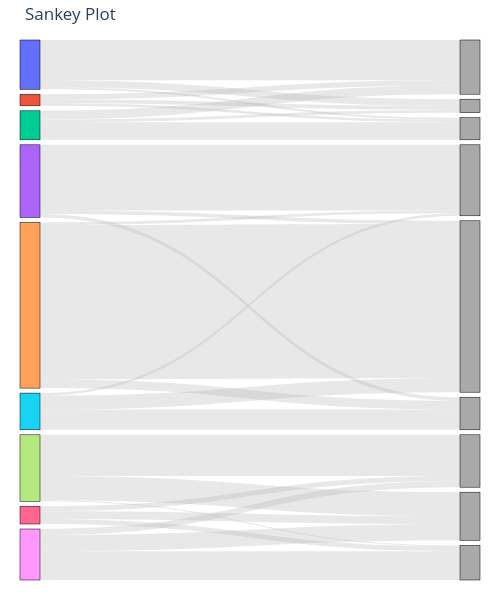

The notebook cell this image was saved under:
### Code cell
from _utils.sankey import plot_anndata_sankey
plot_anndata_sankey(
    adata,
    sort_label='depth2',
    left_label='depth2',
    right_label='depth2 locally',
)

### Figure 1 — Plotly figure (JSON) as saved in the notebook; plotly's stock layout.template omitted (floating-point values rounded to 4 significant figures)
{"data": [{"arrangement": "snap", "link": {"color": "rgba(180, 180, 180, 0.3)", "source": [0, 0, 0, 1, 1, 1, 2, 2, 2, 3, 3, 3, 4, 4, 4, 5, 5, 5, 6, 6, 6, 7, 7, 7, 8, 8, 8], "target": [9, 11, 10, 9, 11, 10, 9, 11, 10, 12, 13, 14, 12, 13, 14, 12, 13, 14, 17, 15, 16, 17, 15, 16, 17, 15, 16], "value": [403, 20, 70, 53, 25, 37, 86, 176, 28, 658, 33, 35, 27, 1541, 89, 25, 140, 202, 47, 50, 80, 11, 413, 241, 288, 61, 161]}, "node": {"color": ["#636EFA", "#EF553B", "#00CC96", "#AB63FA", "#FFA15A", "#19D3F3", "#FF6692", "#B6E880", "#FF97FF", "darkgray", "darkgray", "darkgray", "darkgray", "darkgray", "darkgray", "darkgray", "darkgray", "darkgray"], "customdata": ["M10 (depth2)", "M11 (depth2)", "M12 (depth2)", "M4 (depth2)", "M5 (depth2)", "M6 (depth2)", "M7 (depth2)", "M8 (depth2)", "M9 (depth2)", "M9_M1 (depth2 locally)", "M9_M9 (depth2 locally)", "M9_M5 (depth2 locally)", "M1_M1 (depth2 locally)", "M1_M5 (depth2 locally)", "M1_M9 (depth2 locally)", "M5_M5 (depth2 locally)", "M5_M9 (depth2 locally)", "M5_M1 (depth2 locally)"], "hovertemplate": "%{customdata}<br>Count: %{value}<extra></extra>", "label": ["", "", "", "", "", "", "", "", "", "", "", "", "", "", "", "", "", ""], "line": {"color": "black", "width": 0.5}, "pad": 5, "thickness": 20}, "type": "sankey"}], "layout": {"font": {"size": 12}, "height": 600, "margin": {"b": 20, "l": 20, "r": 20, "t": 40}, "title": {"text": "Sankey Plot"}, "width": 500}}
